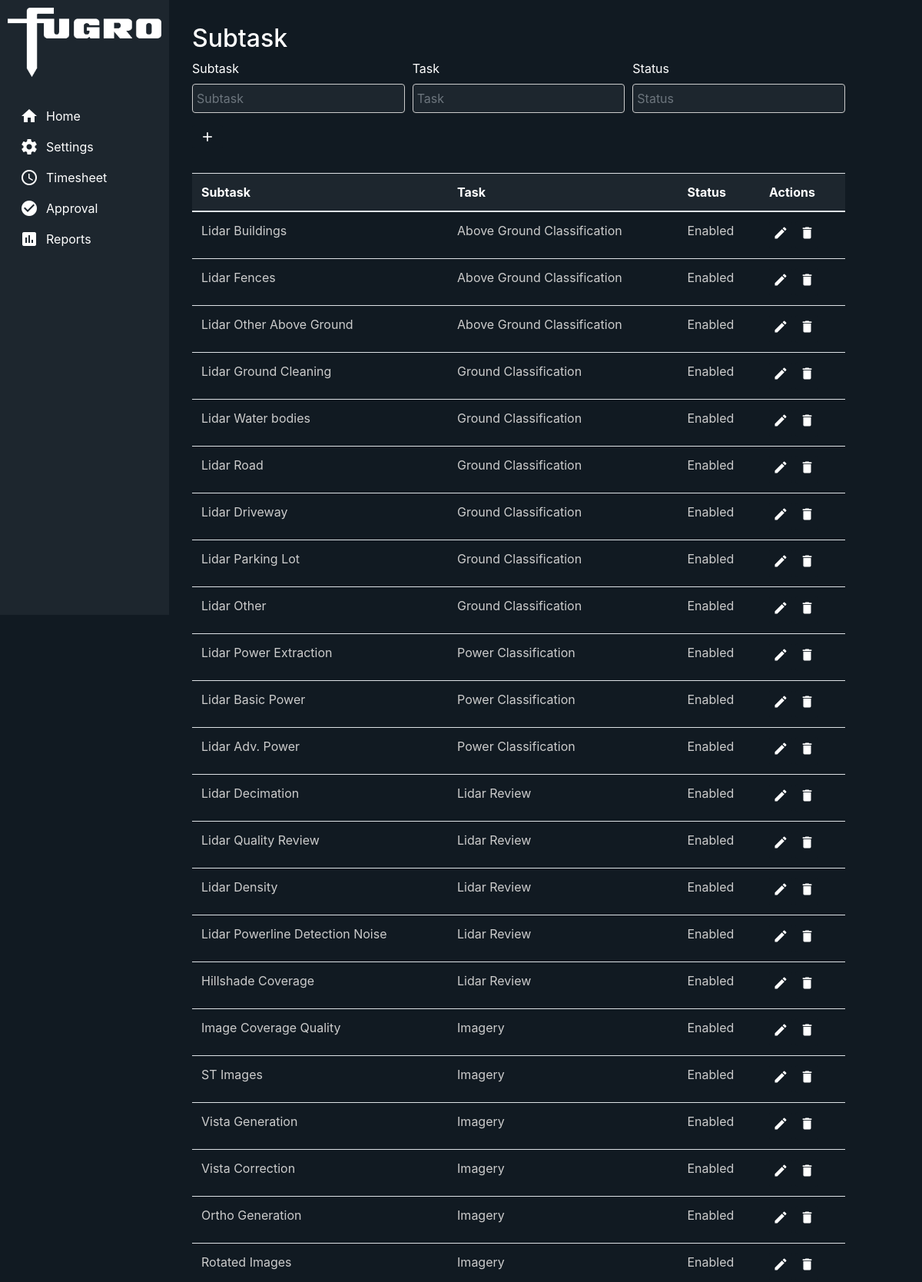
Screenshot of /subtasks/ (upper part) with the database file from the repository.
### database/models/subtask.py (models this page shows)
class Subtask(BaseModel):
    task = IntegerField()
    subtask = CharField()
    status = CharField()

### database/models/task.py (models this page shows)
class Task(BaseModel):
    task = CharField()
    status = CharField()

### routes/subtasks.py (the view)
@subtasks_route.route('/')
def getSubtasks():
    subtasks = Subtask.select()
    subtasks_return = []
    for s in subtasks:
        s_dto = SubtaskDTO(s.id,
                           s.subtask,
                           Task.get(Task.id == s.task).task,
                           s.status
                           )
        subtasks_return.append(s_dto)
    return render_template('subtask.html', subtasks = subtasks_return)

### templates/subtask.html (shortened to what this page needs)
{% extends "index.html" %}
{% block content %}
<div class="container mt-3">
    <h2>Subtask</h2>
    <form id="projectForm">
        <div class="form-row align-items-end">
            <div class="form-group col-md-4">
                <label for="projectCode">Subtask</label>
                <input type="text" class="form-control field-form" id="subtask" placeholder="Subtask">
            </div>
            <div class="form-group col-md-4">
                <label for="projectName">Task</label>
                <input type="text" class="form-control field-form" id="task" placeholder="Task">
            </div>
            <div class="form-group col-md-4">
                <label for="projectName">Status</label>
                <input type="text" class="form-control field-form" id="status" placeholder="Status">
            </div>
            <div class="form-group col-md-2">
                <button type="submit" class="submit-btn">
                    <span class="material-icons">add</span>
                </button>
            </div>
        </div>
    </form>
    <table class="table table-bordered-rows mt-3">
        <thead>
            <tr>
                <th scope="col">Subtask</th>
                <th scope="col">Task</th>
                <th scope="col">Status</th>
                <th scope="col">Actions</th>
            </tr>
        </thead>
        <tbody id="subtaskTableBody">
            {% for s in subtasks %}
                <tr>
                    <td>{{ s.subtask }}</td>
                    <td>{{ s.task }}</td>
                    <td>{{ s.status }}</td>
                    <td>
                        <button class="action-btn" onclick="editProject(this)">
                            <span class="material-icons">edit</span>
                        </button>
                        <button class="action-btn" onclick="deleteProject(this)">
                            <span class="material-icons">delete</span>
                        </button>
                    </td>
                </tr>
            {% endfor %}
        </tbody>
    </table>
</div>
{% endblock %}

### static/css/styles.css (style rules this page uses)
:root { --fugro-dark-blue: #111a22; --fugro-light-blue: #1d262e; --fugro-gray: #cccccc; --fugro-white: #ffffff; }
body { display: flex; height: 100vh; overflow: hidden; background-color: var(--fugro-dark-blue); color: var(--fugro-white); }
.table-bordered-rows thead th { background-color: var(--fugro-dark-blue); color: var(--fugro-white); background-color: var(--fugro-light-blue); }
.table-bordered-rows tbody tr { border-bottom: 1px solid var(--fugro-gray); color: var(--fugro-gray); margin-bottom: 1px; }
.submit-btn { background-color: var(--fugro-dark-blue); color: var(--fugro-white); border: none; padding: 5px 10px; font-size: 16px; border-radius: 4px; display: flex; align-items: center; justify-content: center; }
.submit-btn .material-icons { font-size: 20px; }
.action-btn { background-color: var(--fugro-dark-blue); color: var(--fugro-white); border: none; padding: 5px 5px; font-size: 16px; border-radius: 4px; align-items: center; justify-content: center; }
.action-btn .material-icons { font-size: 20px; }
.field-form { background-color: var(--fugro-light-blue); color: var(--fugro-white); border: 1px solid var(--fugro-gray); padding: 5px; border-radius: 4px; }

### rows the page displays
Subtask: subtask "Lidar Buildings", status "Enabled"
Task: task "Above Ground Classification" "Above Ground Classification" "Above Ground Classification"
Subtask: subtask "Lidar Fences", status "Enabled"
Subtask: subtask "Lidar Other Above Ground", status "Enabled"
Subtask: subtask "Lidar Ground Cleaning", status "Enabled"
Task: task "Ground Classification" "Ground Classification" "Ground Classification" "Ground Classification" "Ground Classification" "Ground Classification"
Subtask: subtask "Lidar Water bodies", status "Enabled"
Subtask: subtask "Lidar Road", status "Enabled"
Subtask: subtask "Lidar Driveway", status "Enabled"
Subtask: subtask "Lidar Parking Lot", status "Enabled"
Subtask: subtask "Lidar Other", status "Enabled"
Subtask: subtask "Lidar Power Extraction", status "Enabled"
Task: task "Power Classification" "Power Classification" "Power Classification"
Subtask: subtask "Lidar Basic Power", status "Enabled"
Subtask: subtask "Lidar Adv. Power", status "Enabled"
Subtask: subtask "Lidar Decimation", status "Enabled"
Task: task "Lidar Review" "Lidar Review" "Lidar Review" "Lidar Review" "Lidar Review"
Subtask: subtask "Lidar Quality Review", status "Enabled"
Subtask: subtask "Lidar Density", status "Enabled"
Subtask: subtask "Lidar Powerline Detection Noise", status "Enabled"
Subtask: subtask "Hillshade Coverage", status "Enabled"
Subtask: subtask "Image Coverage Quality", status "Enabled"
Task: task "Imagery" "Imagery" "Imagery" "Imagery" "Imagery" "Imagery"
Subtask: subtask "ST Images", status "Enabled"
Subtask: subtask "Vista Generation", status "Enabled"
Subtask: subtask "Vista Correction", status "Enabled"
Subtask: subtask "Ortho Generation", status "Enabled"
Subtask: subtask "Rotated Images", status "Enabled"
